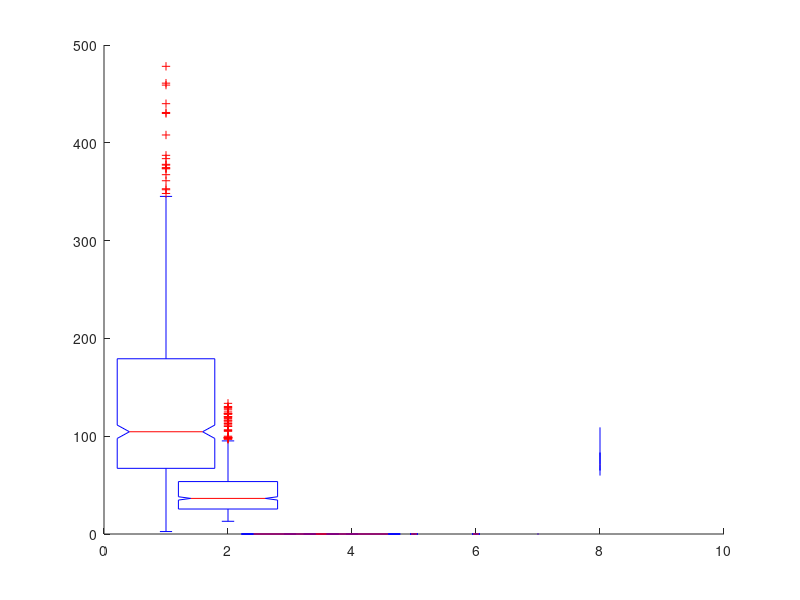

Here is the MATLAB script that generated this plot: (Note: this script raises an error after producing the figure.)
clear all
close all
load('summary.mat');


for i = 1:12
    if i <= 7
        betweenTimes(i,:) = sort(betweenTimes(i,:),'descend');
        averageBetween(i) = mean(betweenTimes(i,1:find(betweenTimes(i,:)==0)));
        uniqueTimes(i,:) = sort(uniqueTimes(i,:),'descend');
        lengths(i,:) = sort(lengths(i,:),'descend');
        averageLength(i) = mean(lengths(i,1:find(lengths(i,:)==0)));
        uniqueLengths(i,:) = sort(uniqueLengths(i,:),'descend');
    end
    uniqueCounts(i,:) = sort(uniqueCounts(i,:),'descend');
    counts(i,:) = sort(counts(i,:),'descend');
    
end


%% Times Between
uniqueHT = uniqueTimes(1,1:find(uniqueTimes(1,:)==0)-1);
uniqueAS = uniqueTimes(2,1:find(uniqueTimes(2,:)==0)-1);
uniqueDB = uniqueTimes(3,1:find(uniqueTimes(3,:)==0)-1);
uniqueV1 = uniqueTimes(4,1:find(uniqueTimes(4,:)==0)-1);
uniqueV2 = uniqueTimes(5,1:find(uniqueTimes(5,:)==0)-1);
uniqueV3 = uniqueTimes(6,1:find(uniqueTimes(6,:)==0)-1);
uniqueV4 = uniqueTimes(7,1:find(uniqueTimes(7,:)==0)-1);


unique = [uniqueHT,uniqueAS, uniqueDB, uniqueV1, uniqueV2, uniqueV3, uniqueV4];
groups = [ones(size(uniqueHT)),2*ones(size(uniqueAS)),3*ones(size(uniqueDB)),4*ones(size(uniqueV1)),5*ones(size(uniqueV2)),6*ones(size(uniqueV3)),7*ones(size(uniqueV4))];

hold on

% boxplot(unique,groups,'Notch', 'on','Widths',0.8)
% xlabel('Patient Groups')
% ylabel('Time (seconds)')
% title('Time Before Test')

%% Rest Recorded
restHT = uniqueCounts(1,1:find(uniqueCounts(1,:)==0)-1);
restAS = uniqueCounts(2,1:find(uniqueCounts(2,:)==0)-1);
restDB = uniqueCounts(3,1:find(uniqueCounts(3,:)==0)-1);
restbV1 = uniqueCounts(4,1:find(uniqueCounts(4,:)==0)-1);
restbV2 = uniqueCounts(6,1:find(uniqueCounts(5,:)==0)-1);
restbV3 = uniqueCounts(8,1:find(uniqueCounts(6,:)==0)-1);
restbV4 = uniqueCounts(10,1:find(uniqueCounts(7,:)==0)-1);
resteV1 = uniqueCounts(5,1:find(uniqueCounts(8,:)==0)-1);
resteV2 = uniqueCounts(7,1:find(uniqueCounts(9,:)==0)-1);
resteV3 = uniqueCounts(9,1:find(uniqueCounts(10,:)==0)-1);
resteV4 = uniqueCounts(11,1:find(uniqueCounts(11,:)==0)-1);
age = uniqueCounts(12,1:find(uniqueCounts(12,:)==0)-1);

restb4 = [restHT, restAS, restDB];
restvals = [restbV1, resteV1, restbV2, resteV2, restbV3, resteV3, restbV4, resteV4];

groups2 = [ones(size(restHT)),2*ones(size(restAS)),3*ones(size(restDB))];
groupsvals = [ones(size(restbV1)),2*ones(size(restbV2)),3*ones(size(restbV3)),4*ones(size(restbV4)),5*ones(size(resteV1)),6*ones(size(resteV2)),7*ones(size(resteV3)),8*ones(size(resteV4))];

% Rest before HT, AS, and DB
% boxplot(restb4,groups2,'Notch', 'on','Widths',0.8)
% xlabel('Patient Groups')
% ylabel('Time (seconds)')
% title('Rest Before Each Test')

% Rest before and after Valsalvas
figure(1)
boxplot(restvals,groupsvals,'Notch', 'on','Widths',0.8,'DataLim',[0,400],'ExtremeMode','clip');
xlabel('Patient Groups')
ylabel('Time (seconds)')
title('Rest Before and After Valsalvas')
saveas(figure(1),'Figures/boxplotValsalvas.jpg');



%boxplot(uniqueV2,'Notch', 'on','Labels', {labels(5)})
%% Patient Age

fig = figure(2);
histogram(age)
xlabel('Ages')
ylabel('Density')
title('Patient Ages')
saveas(fig,'Figures/patientages.jpg');


%% Average Lengths

lengthHT = uniqueLengths(1,1:find(uniqueLengths(1,:)==0)-1);
lengthAS = uniqueLengths(2,1:find(uniqueLengths(2,:)==0)-1);
lengthDB = uniqueLengths(3,1:find(uniqueLengths(3,:)==0)-1);
lengthV1 = uniqueLengths(4,1:find(uniqueLengths(4,:)==0)-1);
lengthV2 = uniqueLengths(5,1:find(uniqueLengths(5,:)==0)-1);
lengthV3 = uniqueLengths(6,1:find(uniqueLengths(6,:)==0)-1);
lengthV4 = uniqueLengths(7,1:find(uniqueLengths(7,:)==0)-1);
fig = figure(3);

boxplot(lengthAS,'Notch', 'on','Widths',0.8,'DataLim',[0,300],'ExtremeMode','clip')
xlabel('Active Stand')
ylabel('Length')
title('Active Stand Lengths')
saveas(fig,'Figures/ASlength.jpg');


